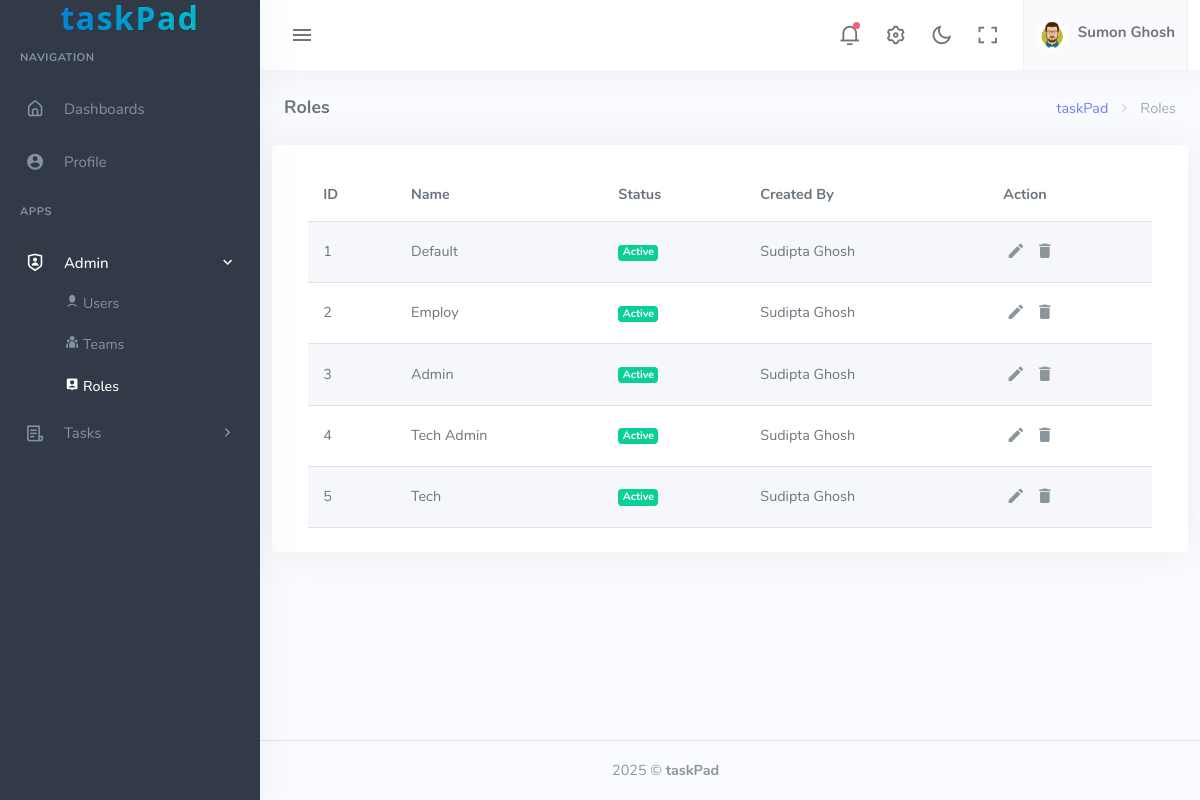
The app's page /roles/ (signed in) with its own data.
### website/models.py (models this page shows, shortened)
class Role(models.Model):
    name = models.CharField(max_length=255)
    status = models.IntegerField(default=1)  # 0 = inactive, 1 = active
    created_by = models.BigIntegerField()
    timestamp = models.DateTimeField(auto_now_add=True)

### website/views.py (the view)
# urls.py: path('roles/', admin_role, name='roles'),
@login_required
def admin_role(request):
    title = "Roles"
    roles = Role.objects.all()
    user_ids = [role.created_by for role in roles if role.created_by]
    users = User.objects.filter(id__in=user_ids)
    user_map = {user.id: user for user in users}
    roles_with_creator = []
    for role in roles:
        creator = user_map.get(role.created_by)
        roles_with_creator.append({
            'role': role,
            'creator': creator
        })
    context = {
        'title': title,
        'roles_with_creator': roles_with_creator,
    }
    return render(request, 'admin/roles/index.html', context)

### taskPad/config/global/variables.py (called while the page is built)
def global_variables(request):
    return {
        'app_name': 'taskPad',
    }

### website/templates/admin/roles/index.html
{% extends 'layouts/app.html' %}
{% load static %}
{% block content %}
  <div class="content-page">
    <div class="content">
      <div class="container-fluid">
        {% include 'layouts/partials/start-title.html' %}
        <div class="row">
          <div class="card">
            <div class="card-body">
              <div class="tab-content">
                <div class="tab-pane show active" id="striped-rows-preview">
                  <div class="table-responsive-sm">
                    <table class="table table-striped table-centered mb-0">
                      <thead>
                        <tr>
                          <th>ID</th>
                          <th>Name</th>
                          <th>Status</th>
                          <th>Created By</th>
                          <th>Action</th>
                        </tr>
                      </thead>
                      <tbody>
                        {% for r in roles_with_creator %}
                          <tr>
                            <td>{{ forloop.counter }}</td>
                            <td class="table-user">{{ r.role.name }}</td>
                            <td>
                              {% if r.role.status %}
                                <span class="badge bg-success">Active</span>
                              {% else %}
                                <span class="badge bg-danger">Inactive</span>
                              {% endif %}
                            </td>
                            <td class="table-user">{{ r.creator.first_name }}</td>
                            <td class="table-action">
                              <a href="javascript: void(0);" class="action-icon"><i class="mdi mdi-pencil"></i></a>
                              <a href="javascript: void(0);" class="action-icon"><i class="mdi mdi-delete"></i></a>
                            </td>
                          </tr>
                        {% empty %}
                          <tr>
                            <td colspan="5" class="text-center">No users found.</td>
                          </tr>
                        {% endfor %}
                      </tbody>
                    </table>
                  </div>
                </div>
              </div>
            </div>
          </div>
        </div>
      </div>
    </div>
  </div>
{% endblock %}

### website/templates/layouts/app.html (shortened to what this page needs)
<!DOCTYPE html>
<html lang="en">
  <head>
    {% include 'layouts/partials/style.html' %}
  </head>
  <body>
    <div class="wrapper">
      {% include 'layouts/partials/topbar.html' %}
      {% include 'layouts/partials/leftbar.html' %}
      {% block content %}{% endblock %}
      {% include 'layouts/partials/footer.html' %}
    </div>
  </body>
</html>

### website/templates/layouts/partials/style.html (shortened to what this page needs)
{% load static %}
<link href="{% static 'assets/css/app-saas.min.css' %}" rel="stylesheet" id="app-style" />
<link href="{% static 'assets/css/icons.min.css' %}" rel="stylesheet" />
<link href="{% static 'assets/vendor/select2/css/select2.min.css' %}" rel="stylesheet" type="text/css" />
<link href="{% static 'assets/vendor/daterangepicker/daterangepicker.css' %}" rel="stylesheet" type="text/css" />
<link href="{% static 'assets/vendor/bootstrap-touchspin/jquery.bootstrap-touchspin.min.css' %}" rel="stylesheet" type="text/css" />
<link href="{% static 'assets/vendor/bootstrap-datepicker/css/bootstrap-datepicker.min.css' %}" rel="stylesheet" type="text/css" />
<link href="{% static 'assets/vendor/bootstrap-timepicker/css/bootstrap-timepicker.min.css' %}" rel="stylesheet" type="text/css" />
<link href="{% static 'assets/vendor/flatpickr/flatpickr.min.css' %}" rel="stylesheet" type="text/css" />

### website/templates/layouts/partials/topbar.html (shortened to what this page needs)
{% load static %}
<div class="navbar-custom">
  <div class="topbar container-fluid">
    <div class="d-flex align-items-center gap-lg-2 gap-1">
      <button class="button-toggle-menu"><i class="mdi mdi-menu"></i></button>
    </div>
    <ul class="topbar-menu d-flex align-items-center gap-3">
      <li class="dropdown notification-list">
        <a class="nav-link dropdown-toggle arrow-none" data-bs-toggle="dropdown" href="#" role="button" aria-haspopup="false" aria-expanded="false">
          <i class="ri-notification-3-line font-22"></i>
          <span class="noti-icon-badge"></span>
        </a>
      </li>
      <li class="d-none d-sm-inline-block">
        <a class="nav-link" data-bs-toggle="offcanvas" href="#theme-settings-offcanvas"><i class="ri-settings-3-line font-22"></i></a>
      </li>
      <li class="d-none d-sm-inline-block">
        <div class="nav-link" id="light-dark-mode" data-bs-toggle="tooltip" data-bs-placement="left" title="Theme Mode">
          <i class="ri-moon-line font-22"></i>
        </div>
      </li>
      <li class="d-none d-md-inline-block">
        <a class="nav-link" href="" data-toggle="fullscreen"><i class="ri-fullscreen-line font-22"></i></a>
      </li>
      <li class="dropdown">
        <a class="nav-link dropdown-toggle arrow-none nav-user px-2" data-bs-toggle="dropdown" href="#" role="button" aria-haspopup="false" aria-expanded="false">
          <span class="account-user-avatar"><img src="{% static 'assets/images/users/male-avtar.png' %}" alt="user-image" width="32" class="rounded-circle" /></span>
          <span class="d-lg-flex flex-column gap-1 d-none">
            <h5 class="my-0">{{ user.first_name }}</h5>
          </span>
        </a>
      </li>
    </ul>
  </div>
</div>

### website/templates/layouts/partials/leftbar.html (shortened to what this page needs)
{% load static %}
<div class="leftside-menu">
  <a href="index.html" class="logo logo-light">
    <span class="logo-lg"><h3 class="app-logo">{{ app_name }}</h3></span>
  </a>
  <div class="h-100" id="leftside-menu-container" data-simplebar>
    <ul class="side-nav">
      <li class="side-nav-title">Navigation</li>
      <li class="side-nav-item">
        <a href="{% url 'dashboard' %}" class="side-nav-link">
          <i class="uil-home-alt"></i>
          <span>Dashboards</span>
        </a>
      </li>
      <li class="side-nav-item">
        <a href="{% url 'profile_view' %}" class="side-nav-link">
          <i class="mdi mdi-account-circle "></i>
          <span>Profile</span>
        </a>
      </li>
      <li class="side-nav-title">Apps</li>
      <li class="side-nav-item">
        <a data-bs-toggle="collapse" href="#sidebarAdmin" aria-expanded="false" aria-controls="sidebarAdmin" class="side-nav-link">
          <i class="ri-shield-user-line"></i>
          <span>Admin</span>
          <span class="menu-arrow"></span>
        </a>
        <div class="collapse" id="sidebarAdmin">
          <ul class="side-nav-second-level">
            <li>
              <a href="{% url 'users' %}">
                <i class="ri-user-6-fill"></i>
                <span>Users</span>
              </a>
            </li>
            <li>
              <a href="{% url 'teams' %}">
                <i class="ri-team-fill"></i>
                <span>Teams</span>
              </a>
            </li>
            <li>
              <a href="{% url 'roles' %}">
                <i class="ri-account-pin-box-fill"></i>
                <span>Roles</span>
              </a>
            </li>
          </ul>
        </div>
      </li>
      <li class="side-nav-item">
        <a data-bs-toggle="collapse" href="#sidebarTask" aria-expanded="false" aria-controls="sidebarTask" class="side-nav-link">
          <i class="ri-file-list-3-line"></i>
          <span>Tasks</span>
          <span class="menu-arrow"></span>
        </a>
      </li>
    </ul>
  </div>
</div>

### website/templates/layouts/partials/start-title.html
<div class="row">
  <div class="col-12">
    <div class="page-title-box">
      <div class="page-title-right">
        <ol class="breadcrumb m-0">
          <li class="breadcrumb-item">
            <a href="javascript: void(0);">{{ app_name }}</a>
          </li>
          <li class="breadcrumb-item active">{{ title }}</li>
        </ol>
      </div>
      <h4 class="page-title">{{ title }}</h4>
    </div>
  </div>
</div>

### website/templates/layouts/partials/footer.html (shortened to what this page needs)
<footer class="footer">
  <div class="container-fluid">
    <div class="row">
      <div class="col-md-6"></div>
      <div class="col-md-6">
         © <b>{{ app_name }}</b> {% comment %} - Designed By <a href="https://sudipto-tales.github.io/Portfolios/">Luv</a> {% endcomment %}
      </div>
    </div>
  </div>
</footer>

### website/templates/layouts/partials/scripts.html (shortened to what this page needs)
{% load static %}

### website/templates/layouts/partials/style.html (style rules this page uses)
.app-logo { font-family: 'Segoe UI', Tahoma, Geneva, Verdana, sans-serif; font-size: 32px; font-weight: 700; background: linear-gradient(90deg, #007cf0, #00dfd8); -webkit-background-clip: text; -webkit-text-fill-color: transparent; letter-spacing: 1.5px; margin: 0; text-shadow: 1px 1px 2px rgba(0, 0, 0, 0.1); }

### records on screen
Role: role.name "Default", status "Active", creator.first_name "Sudipta Ghosh"
Role: role.name "Employ", status "Active", creator.first_name "Sudipta Ghosh"
Role: role.name "Admin", status "Active", creator.first_name "Sudipta Ghosh"
Role: role.name "Tech Admin", status "Active", creator.first_name "Sudipta Ghosh"
Role: role.name "Tech", status "Active", creator.first_name "Sudipta Ghosh"

### other values on screen
{{ user.first_name }} "Sumon Ghosh"
{{ app_name }} "taskPad"
{{ title }} "Roles"
